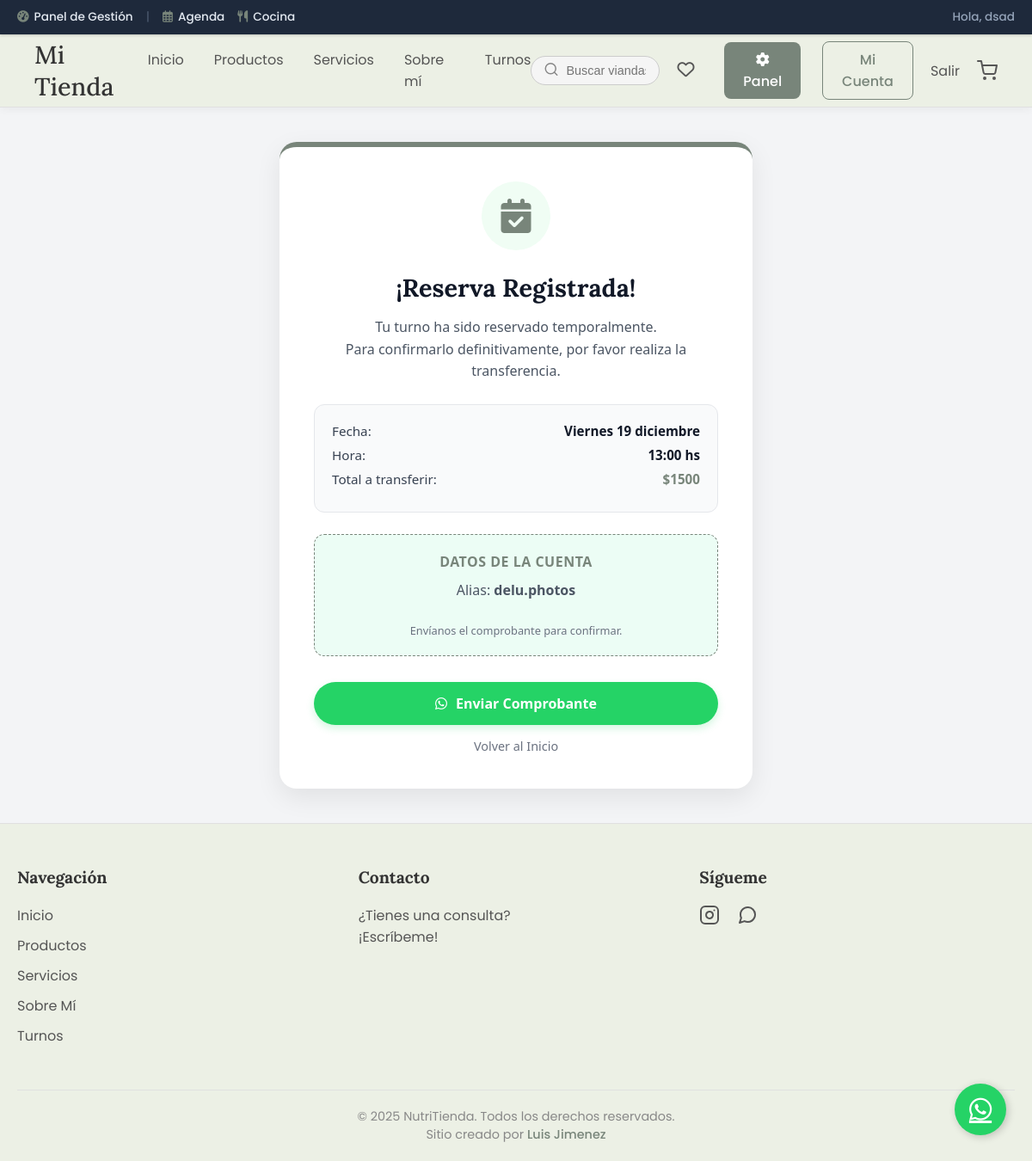
The page /turnos/confirmar-transferencia/57/ (signed in) on the database its author committed.
### turnos/models.py (models this page shows, shortened)
class TurnoReservado(models.Model):
    ESTADOS = (
        ('pendiente', 'Pendiente de Pago'),
        ('confirmado', 'Confirmado'),
        ('cancelado', 'Cancelado'),
        ('esperando_confirmacion', 'Esperando Confirmación del Paciente'),
    )
    cliente = models.ForeignKey(User, on_delete=models.CASCADE)
    fecha = models.DateField()
    hora = models.TimeField()
    estado = models.CharField(max_length=30, choices=ESTADOS, default='pendiente')
    fecha_creacion = models.DateTimeField(auto_now_add=True)
    class Meta:
        verbose_name = "Turno Reservado"
        verbose_name_plural = "Turnos Reservados"

### configuracion/models.py (models this page shows, shortened)
class AparienciaConfig(models.Model):
    logo_sitio = ProcessedImageField(
        upload_to='logos/',
        processors=[Transpose(), ResizeToFit(height=80)], # Redimensionar por altura (máx 80px de alto)
        format='PNG', # Conservar PNG para logos transparentes
        options={'quality': 90},
        blank=True, null=True, verbose_name="Logo del Sitio (Navbar)"
    )
    color_fondo_body = ColorField(default='#ECF0E5', verbose_name="Color de Fondo Principal")
    color_carrito_activo = ColorField(default='#E74C3C', verbose_name="Color Contador Carrito (con items)", help_text="Color del círculo numérico del carrito cuando tiene productos.")
    navbar_color_fondo = ColorField(default='#FFFFFF', verbose_name="Color de Fondo (Navbar y Footer)")
    navbar_color_enlaces = ColorField(default='#555555', verbose_name="Color de Texto (Enlaces del Nav)")
    class EstilosTarjeta(models.TextChoices):
        SIMPLE = 'simple', 'Estilo Simple (Actual)'
        HOT_SALE = 'hot_sale', 'Estilo "Hot Sale" (Con insignia)'
        HARVEST = 'harvest', 'Estilo "Harvest" (Vase)'
    estilo_tarjeta_producto = models.CharField(max_length=20, choices=EstilosTarjeta.choices, default=EstilosTarjeta.SIMPLE, verbose_name="Estilo de Tarjetas de Producto", help_text="Elige el diseño que se usará para mostrar los productos en el catálogo.")
    class FuentesTarjeta(models.TextChoices):
        DEFAULT = '"Poppins", sans-serif', 'Fuente Principal (Poppins)'
        SERIF = '"Lora", serif', 'Fuente Elegante (Lora)'
        MODERNA = '"Segoe UI", sans-serif', 'Fuente Moderna (Segoe UI)'
    fuente_tarjetas = models.CharField(max_length=50, choices=FuentesTarjeta.choices, default=FuentesTarjeta.DEFAULT, verbose_name="Tipografía de Tarjetas")
    color_titulo_tarjeta = ColorField(default='#18181B', verbose_name="Color Título (Tarjetas)")
    color_desc_tarjeta = ColorField(default='#52525B', verbose_name="Color Descripción (Tarjetas)")
    boton_color_principal_fondo = ColorField(default='#78857A', verbose_name="Color Principal (Botones)")
    boton_color_principal_texto = ColorField(default='#FFFFFF', verbose_name="Color de Texto (Botones)")
    boton_color_principal_hover = ColorField(default='#647066', verbose_name="Color Hover (Botones)")
    boton_color_secundario_borde = ColorField(default='#78857A', verbose_name="Color Secundario (Borde y Texto)")
    card_btn_principal_fondo = ColorField(default='#78857A', verbose_name="[Tarjeta] Color Principal (Fondo)")
    card_btn_principal_texto = ColorField(default='#FFFFFF', verbose_name="[Tarjeta] Color Principal (Texto)")
    card_btn_principal_hover = ColorField(default='#647066', verbose_name="[Tarjeta] Color Principal (Hover)")
    card_btn_secundario_borde = ColorField(default='#78857A', verbose_name="[Tarjeta] Color Secundario (Borde)")
    footer_col_contacto_titulo = models.CharField(max_length=50, default="Contacto", verbose_name="Título Columna Contacto")
    footer_col_contacto_texto = models.TextField(max_length=200, default="¿Tienes una consulta? <br> ¡Escríbeme!", verbose_name="Texto Columna Contacto", blank=True)
    footer_link_instagram = models.URLField(max_length=255, blank=True, null=True, verbose_name="Enlace Instagram", help_text="URL completa (ej: https://instagram.com/...)")
    footer_link_whatsapp = models.URLField(max_length=255, blank=True, null=True, verbose_name="Enlace WhatsApp", help_text="URL completa (ej: https://wa.me/123456...)")
    footer_texto_creditos = models.CharField(max_length=100, default="Luis Jiménez", verbose_name="Nombre Creador (Footer)")
    class Meta:
        verbose_name = "Configuración de Apariencia"
        verbose_name_plural = "Configuración de Apariencia"

### turnos/views.py (the view, shortened to what this page needs)
# urls.py: path('confirmar-transferencia/<int:turno_id>/', views.confirmar_transferencia_turno_view, name='confirmar_transferencia_turno'),
@login_required
def confirmar_transferencia_turno_view(request, turno_id):
    turno = get_object_or_404(TurnoReservado, id=turno_id, cliente=request.user)
    config_precios = ConfigPrecio.objects.first()
    precio_actual = config_precios.precio_consulta if config_precios else 1500.00
    return render(request, 'turnos/pago_pendiente.html', {
        'turno': turno,
        'precio': precio_actual,
        'datos_pago': DatosPago.objects.first()
    })

### configuracion/context_processors.py (called while the page is built)
def apariencia_context(request):
    config = AparienciaConfig.objects.first()
    if not config:
        config_data = {
            'logo_sitio': None,
            'color_fondo_body': '#ECF0E5',
            'navbar_color_fondo': '#FFFFFF',
            'navbar_color_enlaces': '#555555',
            'boton_color_principal_fondo': '#78857A',
            'boton_color_principal_texto': '#FFFFFF',
            'boton_color_principal_hover': '#647066',
            'boton_color_secundario_borde': '#78857A',
             'color_carrito_activo': '#E74C3C',
        }
    else:
        config_data = config
    return {'apariencia_config': config_data}

### usuarios/models.py (called while the page is built)
    @property
    def es_cliente_activo(self):
        if self.suscripcion_activa_hasta:
            return self.suscripcion_activa_hasta >= timezone.now().date()
        return False

### templates/turnos/pago_pendiente.html
{% extends 'base.html' %}
{% load static %}
{% block extra_css %}
  <link rel="stylesheet" href="{% static 'css/pages/pago_pendiente.css' %}">
  <link rel="stylesheet" href="https://cdnjs.cloudflare.com/ajax/libs/font-awesome/6.4.0/css/all.min.css">
{% endblock %}
{% block content %}
<div class="pendiente-wrapper">
    <div class="pendiente-card">
        <div class="icon-container">
            <i class="fas fa-calendar-check"></i>
        </div>
        <h1>¡Reserva Registrada!</h1>
        <p>
            Tu turno ha sido reservado temporalmente. <br>
            Para confirmarlo definitivamente, por favor realiza la transferencia.
        </p>
        {% if turno %}
        <div class="detalle-turno">
            <div class="detalle-row">
                <span>Fecha:</span>
                <strong>{{ turno.fecha|date:"l d F"|capfirst }}</strong>
            </div>
            <div class="detalle-row">
                <span>Hora:</span>
                <strong>{{ turno.hora|time:"H:i" }} hs</strong>
            </div>
            <div class="detalle-row">
                <span>Total a transferir:</span>
                <strong style="color: var(--color-btn-principal-fondo);">${{ settings.PRECIO_CONSULTA|default:"1500" }}</strong>
            </div>
        </div>
        {% endif %}
        <div class="datos-banco">
            <h3>Datos de la Cuenta</h3>
            <p class="banco-info">Alias: <strong>delu.photos</strong></p>
            <span class="copy-hint">Envíanos el comprobante para confirmar.</span>
        </div>
        <div class="acciones">
            <a href="https://wa.me/5491112345678?text=Hola,%20envío%20comprobante%20para%20el%20turno%20#{{ turno.id }}" target="_blank" class="btn-whatsapp">
                <i class="fab fa-whatsapp"></i> Enviar Comprobante
            </a>
            <a href="{% url 'inicio' %}" class="btn-volver">Volver al Inicio</a>
        </div>
    </div>
</div>
{% endblock %}

### templates/base.html (shortened to what this page needs)
{% load static %}
<!DOCTYPE html>
<html lang="es">
<head>
    <link rel="stylesheet" href="https://cdnjs.cloudflare.com/ajax/libs/font-awesome/6.4.0/css/all.min.css">
    <link rel="stylesheet" href="{% static 'css/base/global.css' %}">
    <link rel="stylesheet" href="{% static 'css/components/card_hot_sale.css' %}">
    <link rel="stylesheet" href="{% static 'css/components/card_harvest.css' %}">
    <link rel="stylesheet" href="{% static 'css/components/card_simple.css' %}">
    {% block extra_css %}{% endblock %}
</head>
<body class="{% if user.is_staff %}has-admin-bar{% endif %}">
{% if user.is_staff %}
<div class="admin-bar">
    <div class="admin-bar-left">
        <a href="{% url 'panel_home' %}" class="admin-link">
            <i class="fas fa-tachometer-alt"></i> Panel de Gestión
        </a>
        <span style="color:#475569;">|</span>
        <a href="{% url 'panel_agenda' %}" class="admin-link">
            <i class="far fa-calendar-alt"></i> Agenda
        </a>
        <a href="{% url 'panel_cocina' %}" class="admin-link">
            <i class="fas fa-utensils"></i> Cocina
        </a>
    </div>
    <div class="admin-bar-right">
        <span style="color:#94a3b8;">Hola, {{ user.first_name|default:"Admin" }}</span>
    </div>
</div>
{% endif %}
<header>
    {% include 'header_content.html' %}
</header>
<main>
    {% block content %}
    {% endblock %}
</main>
{% if apariencia_config.footer_link_whatsapp %}
<a href="{{ apariencia_config.footer_link_whatsapp }}" class="btn-wsp-flotante" target="_blank" aria-label="Chatear por WhatsApp">
    <i class="fab fa-whatsapp"></i>
</a>
{% endif %}
{% include 'footer_content.html' %}
</body>
</html>

### templates/footer_content.html (shortened to what this page needs)
{% load static %}
<footer class="site-footer">
    <div class="footer-container">
        <div class="footer-column">
            <h4>Navegación</h4>
            <ul>
                <li><a href="{% url 'inicio' %}">Inicio</a></li>
                <li><a href="{% url 'lista_productos' %}">Productos</a></li>
                <li><a href="{% url 'servicios' %}">Servicios</a></li>
                <li><a href="{% url 'sobre_mi' %}">Sobre Mí</a></li>
                <li><a href="{% url 'calendario' %}">Turnos</a></li>
            </ul>
        </div>
        <div class="footer-column">
            <h4>{{ apariencia_config.footer_col_contacto_titulo|default:"Contacto" }}</h4>
            <p>{{ apariencia_config.footer_col_contacto_texto|safe|default:"¿Tienes una consulta? <br> ¡Escríbeme!" }}</p>
        </div>
        <div class="footer-column">
            <h4>Sígueme</h4>
            <div class="footer-social">
                {% if apariencia_config.footer_link_instagram %}
                <a href="{{ apariencia_config.footer_link_instagram }}" target="_blank" aria-label="Instagram">
                </a>
                {% endif %}
                {% if apariencia_config.footer_link_whatsapp %}
                <a href="{{ apariencia_config.footer_link_whatsapp }}" target="_blank" aria-label="WhatsApp">
                </a>
                {% endif %}
            </div>
        </div>
    </div>
    <div class="footer-bottom">
        <p>&copy; {% now "Y" %} NutriTienda. Todos los derechos reservados.</p>
        <p class="creator-credit">Sitio creado por <a href="#" target="_blank">{{ apariencia_config.footer_texto_creditos|default:"Luis Jiménez" }}</a></p>
    </div>
</footer>

### static/css/base/global.css (style rules this page uses)
* { margin: 0; padding: 0; box-sizing: border-box; }
body { font-family: "Poppins", sans-serif; background-color: var(--color-fondo-body, #ecf0e5); color: #333; padding-top: 85px; transition: padding-top 0.3s ease; }
body.has-admin-bar { padding-top: 125px; }
.admin-bar { background-color: #1e293b; color: white; height: 40px; display: flex; align-items: center; justify-content: space-between; padding: 0 20px; font-size: 0.85rem; font-weight: 500; position: fixed; top: 0; z-index: 1001; width: 100%; box-shadow: 0 1px 3px rgba(0, 0, 0, 0.2); }
.admin-bar-left, .admin-bar-right { display: flex; align-items: center; gap: 15px; }
.admin-link { color: #e2e8f0; text-decoration: none; display: flex; align-items: center; gap: 6px; transition: color 0.2s; }
.admin-link i { color: var(--color-btn-principal-fondo, #4A6C48); }
.site-footer { background-color: var(--color-footer, #ffffff); color: #555; padding: 50px 20px 0; border-top: 1px solid #e0e0e0; }
.footer-container { max-width: 1200px; margin: 0 auto; display: flex; justify-content: space-between; flex-wrap: wrap; gap: 30px; padding-bottom: 40px; }
.footer-column { flex: 1; min-width: 200px; }
.footer-column h4 { font-family: "Lora", serif; font-size: 1.2rem; color: #333; margin-bottom: 20px; }
.footer-column ul { list-style: none; padding: 0; }
.footer-column ul li { margin-bottom: 10px; }
.footer-column a { text-decoration: none; color: #555; transition: color 0.3s ease; }
.footer-social { display: flex; gap: 20px; }
.footer-social svg { transition: all 0.3s ease; }
.footer-bottom { border-top: 1px solid #e0e0e0; padding: 20px 0; text-align: center; font-size: 0.9rem; color: #888; }
.creator-credit a { color: var(--color-btn-principal-fondo, #78857a); font-weight: 500; text-decoration: none; }
.btn-wsp-flotante { position: fixed; width: 60px; height: 60px; bottom: 30px; right: 30px; background-color: #25d366; color: #FFF; border-radius: 50%; text-align: center; font-size: 30px; box-shadow: 2px 2px 10px rgba(0, 0, 0, 0.2); z-index: 1000; display: flex; align-items: center; justify-content: center; transition: all 0.3s ease; }

### static/css/pages/pago_pendiente.css (style rules this page uses)
.pendiente-wrapper { min-height: 80vh; display: flex; justify-content: center; align-items: center; padding: 40px 20px; background-color: #f3f4f6; font-family: 'Segoe UI', Roboto, sans-serif; }
.pendiente-card { background-color: #ffffff; width: 100%; max-width: 550px; border-radius: 20px; box-shadow: 0 10px 30px rgba(0, 0, 0, 0.08); padding: 40px; text-align: center; border-top: 6px solid var(--color-btn-principal-fondo, #4A6C48); }
.icon-container { width: 80px; height: 80px; background-color: #f0fdf4; color: var(--color-btn-principal-fondo, #4A6C48); border-radius: 50%; display: flex; align-items: center; justify-content: center; margin: 0 auto 25px; font-size: 2.5rem; }
.pendiente-card h1 { font-family: var(--fuente-tarjetas, serif); color: #111827; margin-bottom: 15px; font-size: 1.8rem; }
.pendiente-card p { color: #4b5563; font-size: 1rem; line-height: 1.6; margin-bottom: 25px; }
.detalle-turno { background-color: #f9fafb; border: 1px solid #e5e7eb; border-radius: 12px; padding: 20px; text-align: left; margin-bottom: 25px; }
.detalle-row { display: flex; justify-content: space-between; margin-bottom: 8px; font-size: 0.95rem; color: #374151; }
.detalle-row strong { color: #111827; }
.datos-banco { background-color: #ecfdf5; border: 1px dashed var(--color-btn-principal-fondo, #4A6C48); border-radius: 12px; padding: 20px; margin-bottom: 30px; }
.datos-banco h3 { color: var(--color-btn-principal-fondo, #4A6C48); font-size: 1rem; margin-top: 0; margin-bottom: 10px; text-transform: uppercase; letter-spacing: 0.5px; }
.banco-info { font-size: 1.1rem; color: #064e3b; margin: 5px 0; }
.copy-hint { font-size: 0.8rem; color: #6b7280; margin-top: 10px; display: block; }
.acciones { display: flex; flex-direction: column; gap: 15px; }
.btn-whatsapp { display: flex; align-items: center; justify-content: center; gap: 10px; background-color: #25d366; color: white; text-decoration: none; padding: 14px; border-radius: 50px; font-weight: 700; transition: transform 0.2s; box-shadow: 0 4px 10px rgba(37, 211, 102, 0.2); }
.btn-volver { color: #6b7280; text-decoration: none; font-size: 0.9rem; font-weight: 500; }

### rows shown on the page
TurnoReservado: fecha "Viernes 19 diciembre", hora "13:00"
AparienciaConfig: footer_col_contacto_titulo "Contacto", footer_col_contacto_texto "¿Tienes una consulta? ¡Escríbeme!", footer_texto_creditos "Luis Jimenez"

### other values the page prints
{{ user.first_name|default:"Admin" }} "dsad"
{{ settings.PRECIO_CONSULTA|default:"1500" }} "1500"
